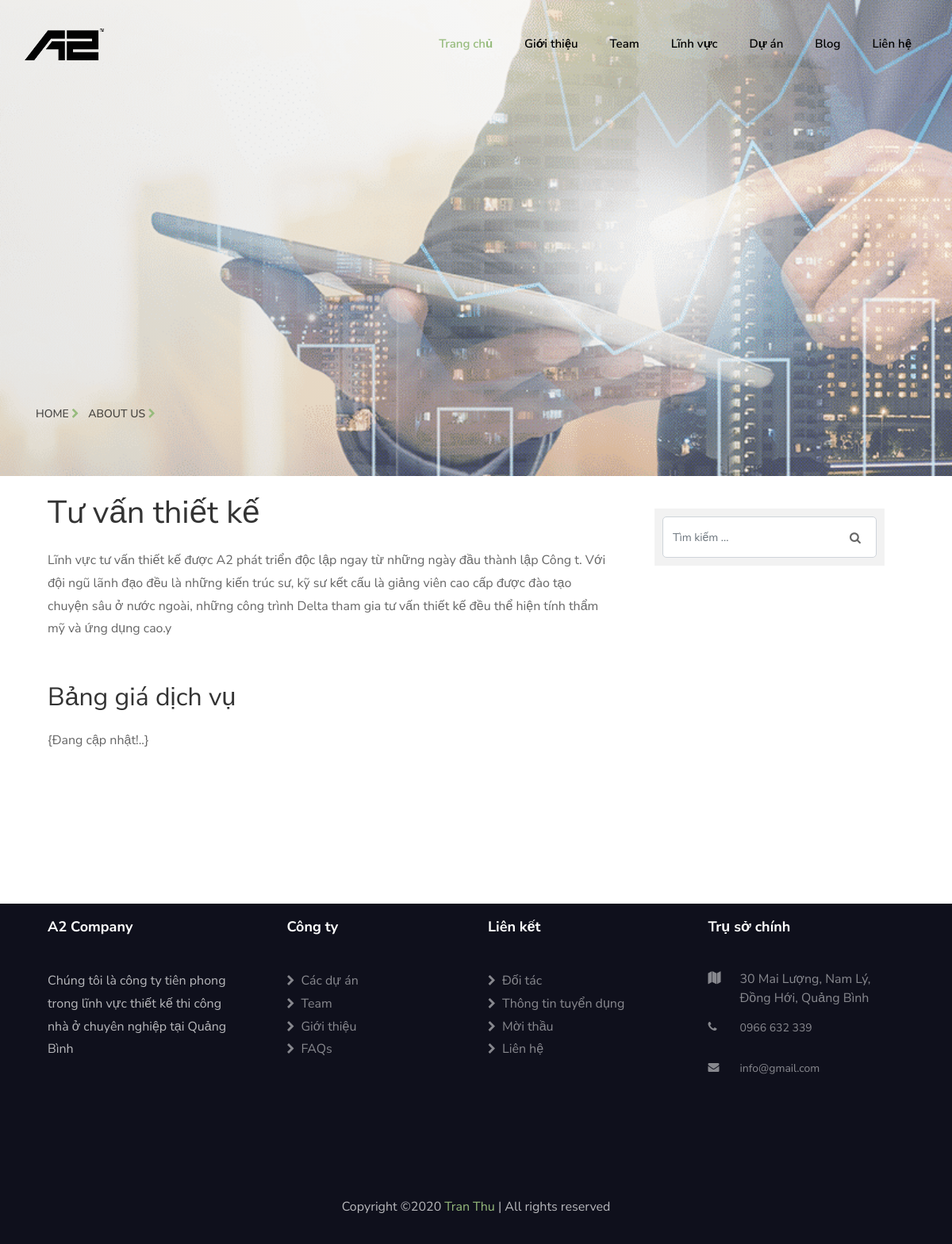
Screenshot of /detail/tu-van-thiet-ke with the database file from the repository.
### introCom/models.py (models this page shows, shortened)
class Field(models.Model):
    name = models.CharField(max_length=200)
    avatar = models.ImageField(null=True, blank=True, upload_to="images", default="/images/placeholder.png")
    content = models.TextField(null=True, blank=True)
    active = models.BooleanField(default=True)
    slug = models.SlugField(null=True, blank=True)

### introCom/views.py (the view)
# urls.py: path('detail/<slug:slug>',views.fieldDetail, name='detail'),
def fieldDetail(request,slug):
    fields = Field.objects.exclude(slug=slug)
    detail = Field.objects.get(slug=slug)
    context = {'detail':detail, 'fields':fields}
    return render(request,'introCom/blog-single.html', context)

### introCom/templates/introCom/blog-single.html (shortened to what this page needs)
{% extends 'introCom/main.html' %}
{% block content %}
<section class="hero-wrap hero-wrap-2" style="background-image: url('/static/introCom/images/banner-qhdt.png');" data-stellar-background-ratio="0.5">
  <div class="overlay"></div>
  <div class="container">
    <div class="row no-gutters slider-text js-fullheight align-items-end">
      <div class="col-md-9 ftco-animate pb-5">
        <p class="breadcrumbs"><span class="mr-2"><a href="{% url 'home' %}">Home <i class="fa fa-chevron-right"></i></a></span> <span>About us <i class="fa fa-chevron-right"></i></span></p>
      </div>
    </div>
  </div>
</section>
<section class="ftco-section">
  <div class="container">
    <div class="row">
      <div class="col-md-8 ftco-animate">
        <h1 class="mb-3">{{detail.name}}</h1>
        <p>{{detail.content}}</p>
        <h2 class="mb-3 mt-5">Bảng giá dịch vụ</h2>
        <p>{Đang cập nhật!..}</p>
      </div>
      <div class="col-md-4 sidebar ftco-animate">
        <div class="sidebar-box">
          <form action="#" class="search-form">
            <div class="form-group">
              <span class="icon fa fa-search"></span>
              <input type="text" class="form-control" placeholder="Tìm kiếm ...">
            </div>
          </form>
        </div>
    </div>
  </div>
</section>
{% endblock %}

### rows the page displays
Field: name "Tư vấn thiết kế", content "Lĩnh vực tư vấn thiết kế được A2 phát triển độc lập ngay từ những ngày đầu thành lập Công t. Với đội ngũ lãnh đạo đều là những kiến trúc sư, kỹ sư kết cấu là giảng viên cao cấp được đào tạo chuyện sâu ở nước ngoài, những công trình Delta tham gia tư vấn thiết kế đều thể hiện tính thẩm mỹ và ứng dụng cao.y"
